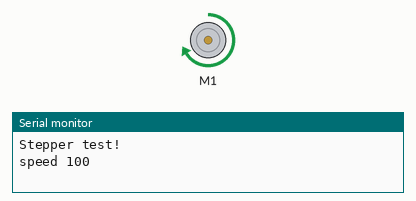
Bench run of a sketch on a simulated Arduino Uno, built with avr-gcc and run on an emulated ATmega328P. Shown: DC motor (green arrow = forward, orange = backward, longer = faster), the last lines printed to the serial monitor.

Above: at 2.5 s.
At 5.5 s:
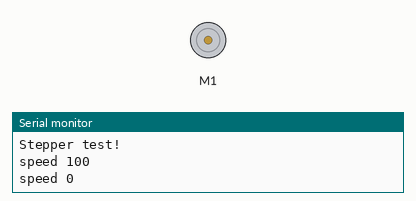
Timing chart, 0 to 7.8 s (numbered marks = the images above):
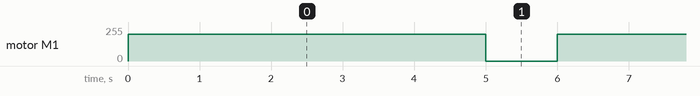

The sketch:

sketch_may12a.ino
```cpp
#include <AFMotor.h>

AF_DCMotor motor(1, MOTOR12_8KHZ);

void setup()
{
   Serial.begin(9600);
   Serial.println("Stepper test!");

}
void loop()
{
   Serial.println("speed 100");
   motor.setSpeed(200);
   motor.run(FORWARD);
   delay(5000);
   Serial.println("speed 0");
   motor.run(RELEASE);
   delay(1000);
}
```

Measured:
- by itself, motor M1: alternates forward 200/255 for 5.0 s and stopped for 1.0 s
